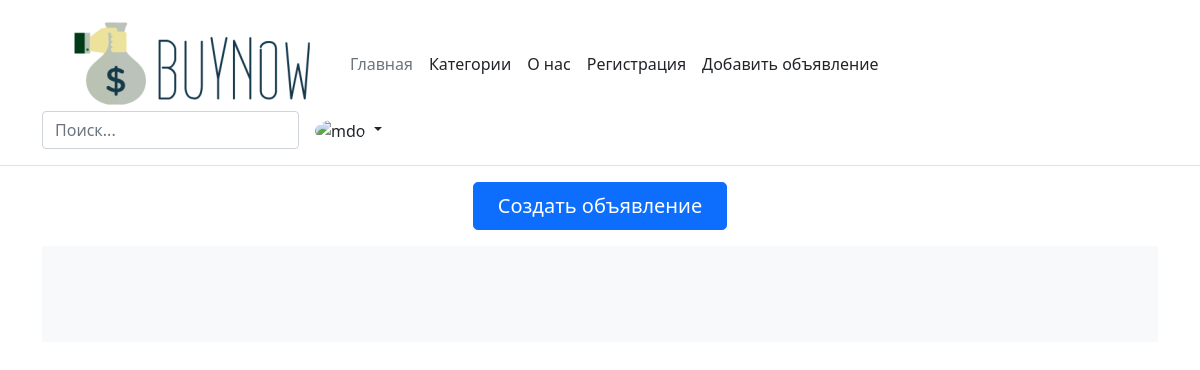
The app's page /, older data.
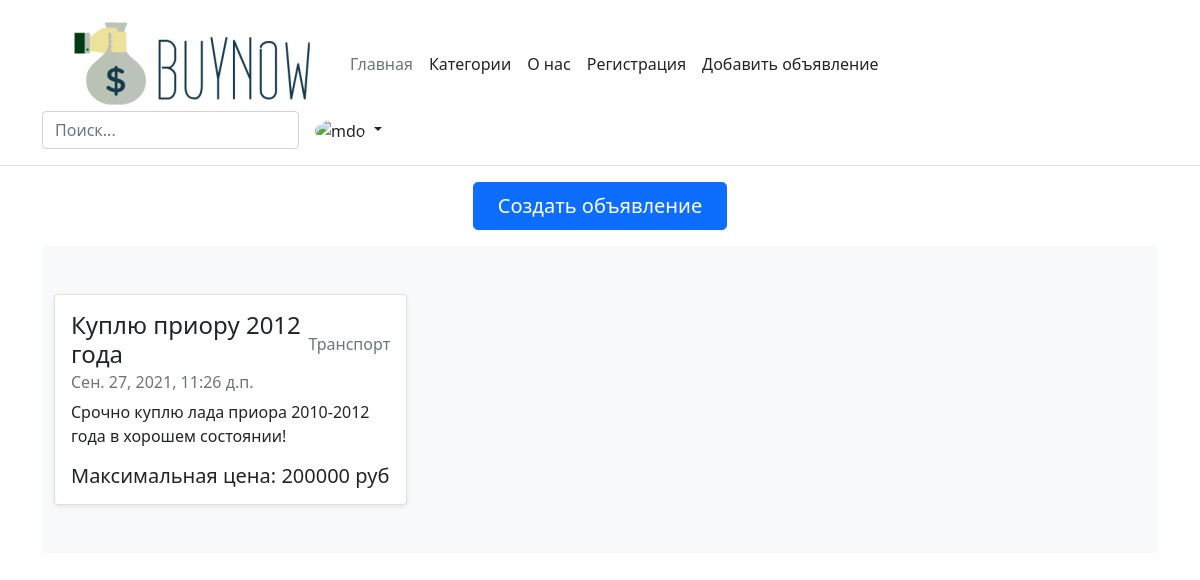
The same page, newer data.
### category_transport/models.py (models this page shows)
class Transport_Ad(Ad):
    category = 'Транспорт'
    brand = models.CharField('Марка', max_length=40)
    model = models.CharField('Модель', max_length=60)
    year = models.PositiveIntegerField('Год')
    class Meta:
        verbose_name = 'Транспорт'
        verbose_name_plural = 'Транспорт'

### ad/views.py (the view)
# urls.py: path('', views.main, name='main'),
def main(request):
    transport = Transport_Ad.objects.all()
    houses = Real_Estate_Ad.objects.all()
    other = Other_Ad.objects.all()
    result = sorted(chain(transport, houses, other), key=attrgetter('date'), reverse=True)
    context = {'ads': result}
    return render(request, 'ad/main.html', context)

### ad/templates/ad/main.html (shortened to what this page needs)
{% extends 'ad/base.html' %}
{% block content %}
    <div class="mb-3 d-sm-flex justify-content-sm-center">
        <a class="btn btn-primary btn-lg px-4 gap-3" href="{% url 'choose_category' %}" >Создать объявление</a>
    </div>
    {% include 'ad/list_view.html' %}
{% endblock %}

### ad/templates/ad/list_view.html
<div class="album py-5 bg-light">
    <div class="container">
      <div class="row row-cols-1 row-cols-sm-2 row-cols-md-3 g-3">
        {% for ad in ads %}
        <div class="col">
          <div class="card shadow-sm">
                <div class="card-body">
                  <div class="d-flex justify-content-between align-items-center">
                    <h4 class="card-title">{{ ad.title }}</h4>
                    <p class="card-text text-muted">{{ ad.category }}</p>
                  </div>
                      <h6 class="card-subtitle mb-2 text-muted">{{ ad.date }}</h6>
                    <p class="card-text" >{{ ad.text|truncatewords:10 }}</p>
                    <div class="d-flex justify-content-between align-items-center">
                        <h5 class="card-text">Максимальная цена: {{ ad.max_price }} руб</h5>
                    </div>
                </div>
          </div>
        </div>
        {% endfor %}
      </div>
    </div>
  </div>

Row changes from the older to the newer data that the page shows:
added Transport_Ad: title "Куплю приору 2012 года", category "Транспорт", date "Сен. 27, 2021, 11:26 д.п.", text "Срочно куплю лада приора 2010-2012 года в хорошем состоянии!", max_price "200000"
